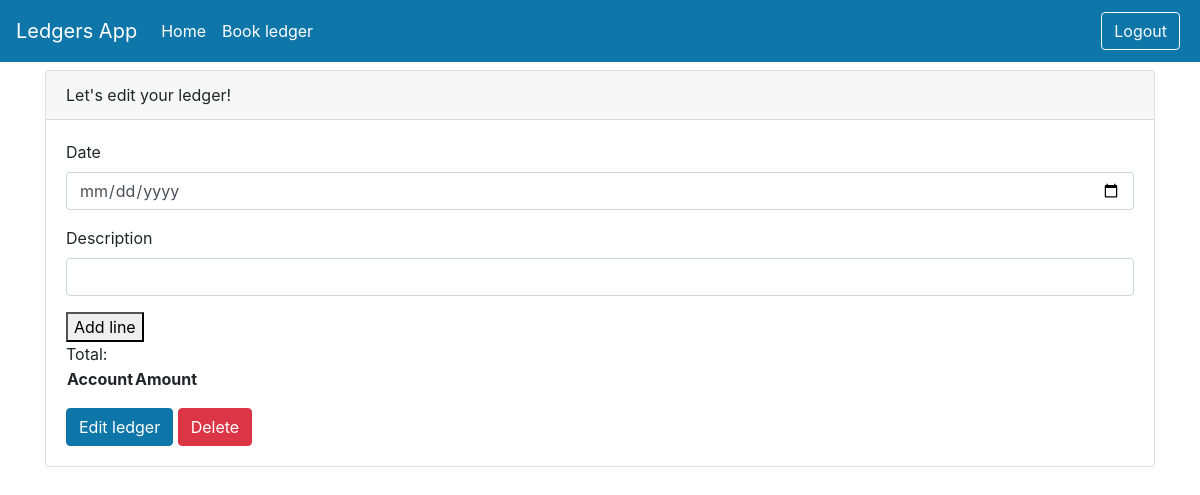
/ledgers/edit_ledger/3, run on an earlier commit of the app's database.
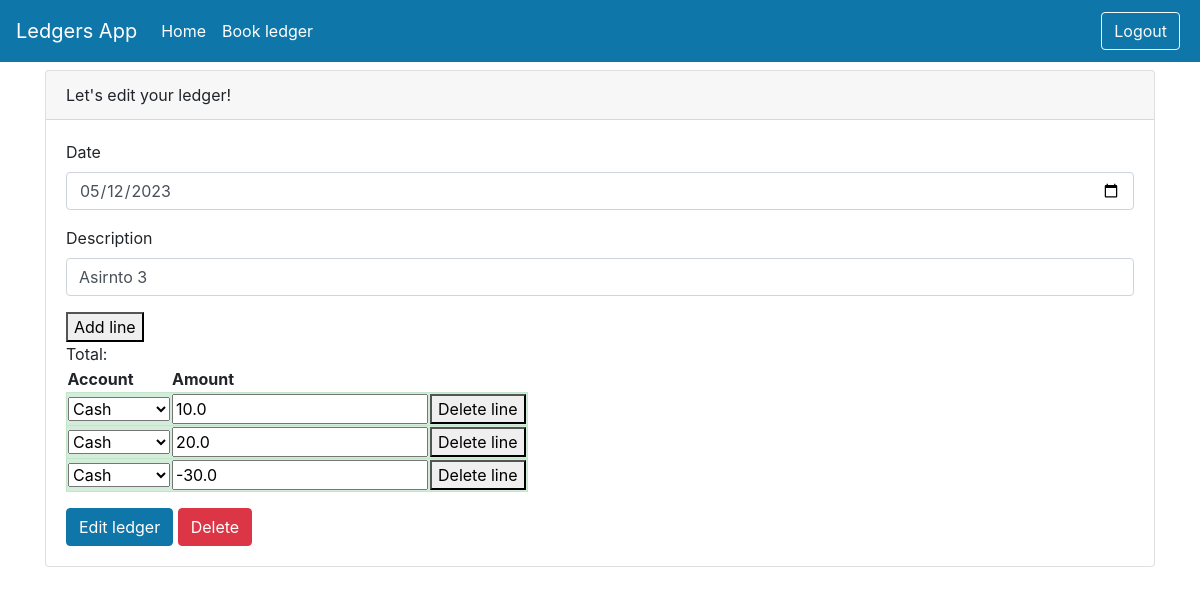
And on a later commit of the database.
### models.py (models this page shows)
class Ledgers(Base):
    __tablename__ = 'ledgers'
    id = Column(Integer, primary_key=True, index=True)
    description = Column(String)
    ledger_date = Column(Date)
    debits = Column(PickleType)
    credits = Column(PickleType)

### routers/ledgers.py (the view)
@router.get("/edit_ledger/{ledger_id}", response_class=HTMLResponse)
async def edit_ledger(request: Request, ledger_id: int, db: Session = Depends(get_db)):
    ledger = db.query(Ledgers).filter(Ledgers.id == ledger_id).first()
    return templates.TemplateResponse("edit_ledger.html", {"request":request, "ledgers": ledger})

### templates/edit_ledger.html (shortened to what this page needs)
{% include 'layout.html' %}
<div class="container">
    <div class="card">
        <div class="card-header">
            Let's edit your ledger!
        </div>
        <div class="card-body">
            <form method="POST" id="my-form">
                <div class="form-group">
                    <label>Date</label>
                    <input type="date" class="form-control" name="ledger_date" value="{{ledgers.ledger_date}}" required>
                </div>
                <div class="form-group">
                    <label>Description</label>
                    <input type="text" class="form-control" name="description" value="{{ledgers.description}}" required>
                </div>
                <div class="form-group">
                    <button id="add-row-button">Add line</button>
                    <table id="info" name="data">
                        <thead>
                            <tr>
                                <th>Account</th>
                                <th>Amount</th>
                            </tr>
                        </thead>
                        <tbody>
                                {% for line in ledgers.debits %}
                                    <tr class="pointer alert alert-success">
                                        <td>
                                            <select  name='debit_account'>
                                            <option {% if line[0] == "Cash" %} selected="selected" {% endif %}>Cash</option>
                                        </td>
                                        <td>
                                            <input type="number" name="amount" value="{{line[1]}}">
                                        </td>
                                        <td>
                                            <button onclick="deleteRow()"> Delete line</button>
                                        </td>
                                    </tr>
                                {% endfor%}
                                {% for line in ledgers.credits %}
                                    <tr class="pointer alert alert-success">
                                        <td>
                                            <select  name='credit_account'>
                                            <option {% if line[0] == "Cash" %} selected="selected" {% endif %}>Cash</option>
                                        </td>
                                        <td>
                                            <input type="number" name="amount" value="{{line[1] * -1}}">
                                        </td>
                                        <td>
                                            <button onclick="deleteRow()"> Delete line</button>
                                        </td>
                                    </tr>
                                {% endfor%}
                            </tbody>
                            <div>Total:
                    </table>
                </div>
                <button type="submit" class="btn btn-primary">Edit ledger</button>
                <button onclick="window.location.href='/ledgers/delete/{{ledgers.id}}'" type="button" class="btn btn-danger">Delete</button>
            </form>
        </div>
    </div>
</div>

What changed in the data, as far as the page shows it:
added Ledgers: ledger_date "05/12/2023", description "Asirnto 3"
Also different on the page:
new list line: "Cash 10.0 Delete line"
new list line: "Cash 20.0 Delete line"
new list line: "Cash -30.0 Delete line"
